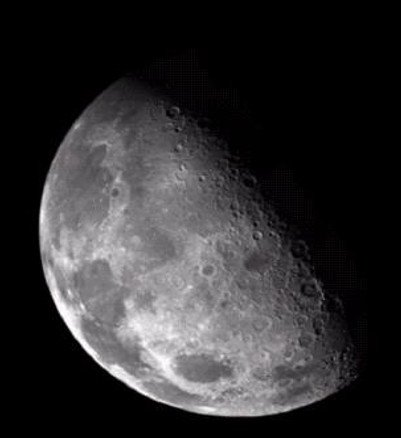
#> input picture Lab7/moon.jpg, 401 x 438 px
$ jupyter execute --allow-errors 'Lab_7_(A)_Laplacian_Filter_Color.ipynb'   (older library calls are emulated)
#> lines starting #> are read from the running program, lines starting #| are printed output that depends on the picture
# **Lab 7(A) - Laplacian Filter (Color Image)**

Name: Mohammed Saeed Alamodi
ID: 2240009007

I kept the moon image in color this time. filter2D and Laplacian work on each channel (R, G, B) separately, so the code is the same as the gray one except for loading and displaying. The moon.jpg file is a gray photo saved with 3 channels, so the result still looks gray.

[cell 1]
import cv2
import numpy as np

from IPython.display import Image, display
from matplotlib import pyplot as plt

plt.rc('text', usetex=False)

## Apply Laplacian Filter on a Color Image to get a Sharp Image

[cell 2]
# ================ ( Laplacian Filter ) ===================

# 0. Image file path
imgFile = "moon.jpg"

# 1. Load image in color (flag 1) and convert BGR -> RGB for matplotlib
img = cv2.imread(imgFile, 1)
#> img is the input picture: shape (438, 401, 3); mean B, G, R 48.5, 47.1, 48.1
img = cv2.cvtColor(img, cv2.COLOR_BGR2RGB)

# 2. Manually define the Laplacian Kernel
manual_kernel = np.array([
    [0,  1,  0],
    [1, -4,  1],
    [0,  1,  0]
], dtype=np.float32)

# Alternative kernel: Detects diagonal edges as well
# manual_kernel = np.array([
#     [1,  1,  1],
#     [1, -8,  1],
#     [1,  1,  1]
# ], dtype=np.float32)

# 3. Apply the filter using filter2D (it is applied to R, G and B separately)
laplacian_manual = cv2.filter2D(img, cv2.CV_64F, manual_kernel)
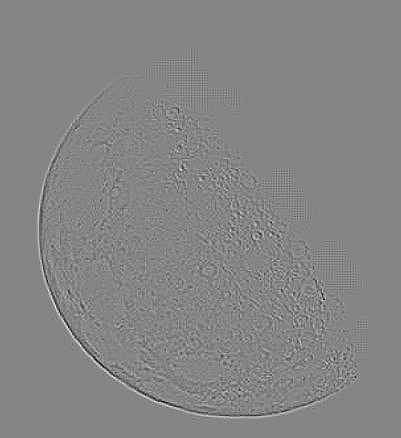
#> laplacian_manual: shape (438, 401, 3) float64; mean R, G, B 0, 0, 0; drawn with min black and max white

# 4. Take absolute value and convert back to 8-bit (0-255)
laplacian_abs = cv2.convertScaleAbs(laplacian_manual)
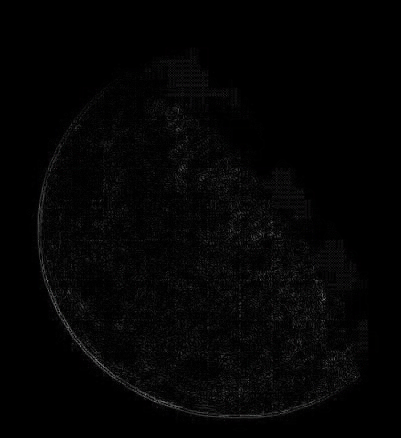
#> laplacian_abs: shape (438, 401, 3); mean R, G, B 4.1, 4.1, 4.1

# cv2.add stops at 255, while img + laplacian_abs wraps around on uint8
finalImage = cv2.add(img, laplacian_abs)
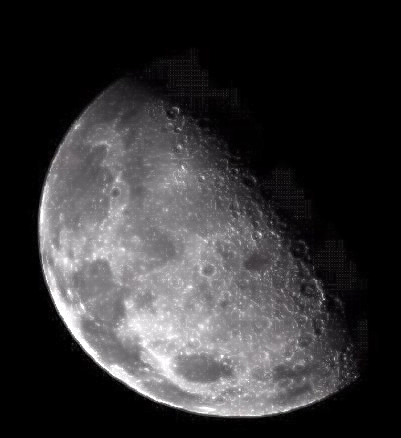
#> finalImage: shape (438, 401, 3); mean R, G, B 52.2, 51.2, 52.5

# the raw Laplacian has negative values so I rescale it to 0-1 only for display
laplacian_show = (laplacian_manual - laplacian_manual.min()) / (laplacian_manual.max() - laplacian_manual.min())

# 5. Display images
plt.figure(figsize=(12, 10))
#> (this line was passed over: IPython is not available in this run)
#> (the rest of this cell did not finish here and is left out)

The Laplacian is computed for each channel, and adding it back to the original makes the craters and the edge of the moon sharper.

[cell 3]
# ================== ( Laplacian Filter ) ===============

# 1. Optional: Apply Gaussian Blur to reduce noise
blurred = cv2.GaussianBlur(img, (3, 3), 0)

# 2. Apply the Laplacian Algorithm (per channel)
laplacian = cv2.Laplacian(blurred, cv2.CV_64F)

# 3. Convert back to 8-bit image to view it properly
laplacian_8bit = cv2.convertScaleAbs(laplacian)

# 4. Adding Laplace and original Image (saturating add)
finalImage2 = cv2.add(img, laplacian_8bit)

laplacian_show2 = (laplacian - laplacian.min()) / (laplacian.max() - laplacian.min())

# 5. Display images
plt.figure(figsize=(12, 10))
#> (this line was passed over: IPython is not available in this run)
#> (the rest of this cell did not finish here and is left out)
